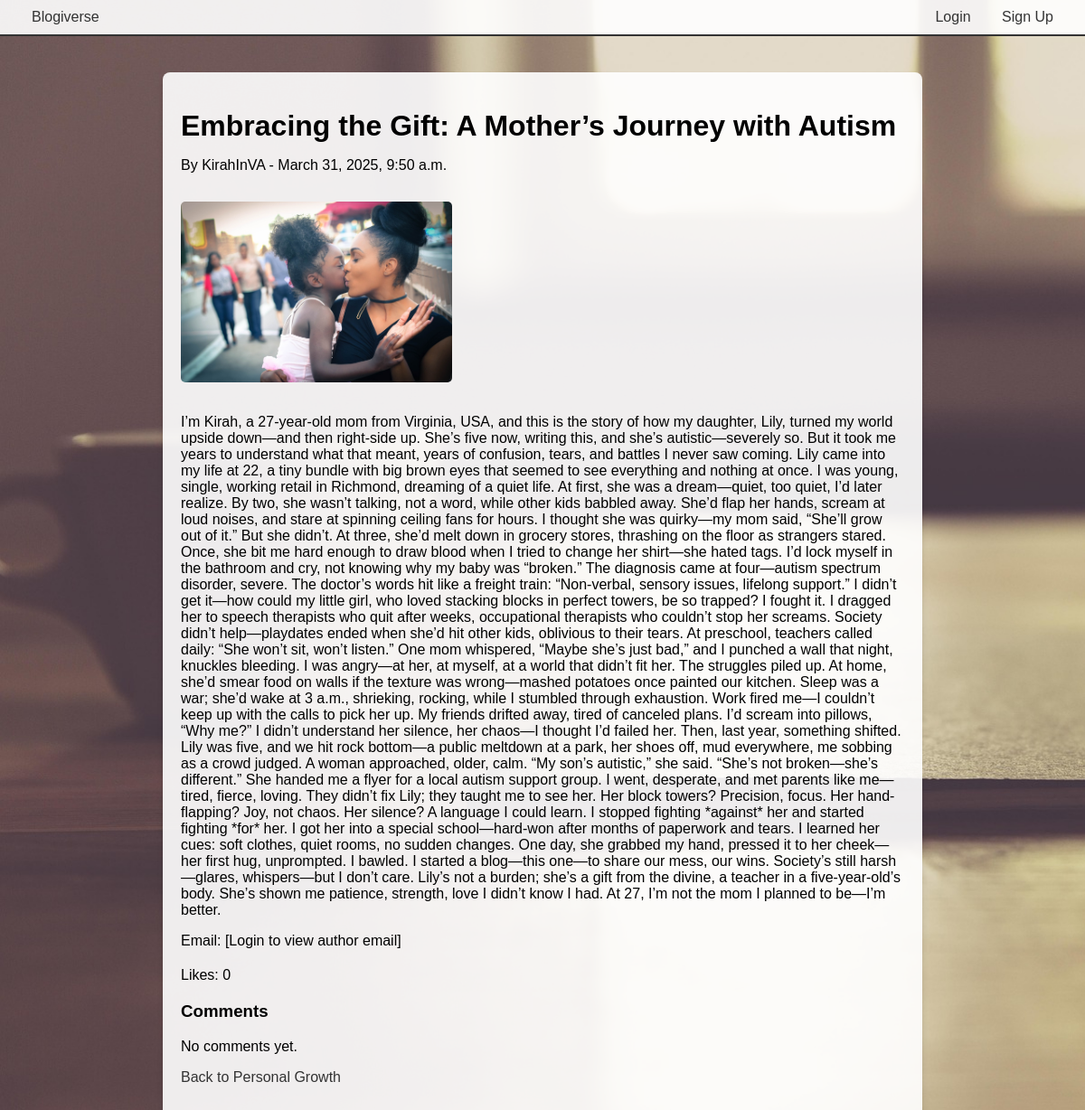
/blogs/post/4/, run on the app's committed database.
### blogs/models.py (models this page shows, shortened)
class BlogPost(models.Model):
    title = models.CharField(max_length=200)
    content = models.TextField()
    author = models.ForeignKey(User, on_delete=models.CASCADE)
    forum = models.ForeignKey(Forum, on_delete=models.CASCADE, default=1)
    created_at = models.DateTimeField(auto_now_add=True)
    photo = models.ImageField(upload_to='blog_photos/', blank=True, null=True)
    likes = models.ManyToManyField(User, related_name='liked_posts', blank=True)

class Forum(models.Model):
    name = models.CharField(max_length=100, unique=True)
    description = models.TextField(blank=True)
    created_at = models.DateTimeField(auto_now_add=True)

### blogs/views.py (the view)
# urls.py: path('blogs/post/<int:post_id>/', views.blog_detail, name='blog_detail'),
def blog_detail(request, post_id):
    post = get_object_or_404(BlogPost, id=post_id)
    return render(request, 'blogs/blog_detail.html', {'post': post})

### templates/blogs/blog_detail.html (shortened to what this page needs)
{% extends 'base.html' %}
{% block content %}
    <div class="post-container">
        <h1>{{ post.title }}</h1>
        <p>By {{ post.author }} - {{ post.created_at }}</p>
        {% if post.photo %}
            <img src="{{ post.photo.url }}" alt="{{ post.author }}'s photo">
        {% endif %}
        <p>{{ post.content }}</p>
        {% if user.is_authenticated %}
            <p>Email: <a href="mailto:{{ post.author.email }}">{{ post.author.email }}</a></p>
        {% else %}
            <p>Email: [Login to view author email]</p>
        {% endif %}
        <div class="likes">
            <p>Likes: {{ post.likes.count }}</p>
        </div>
        <div class="comments">
            <h3>Comments</h3>
            {% for comment in post.comments.all %}
                <div class="comment">
                    <p>{{ comment.content }}</p>
                    <small>By {{ comment.author }} - {{ comment.created_at }}</small>
                </div>
            {% empty %}
                <p>No comments yet.</p>
            {% endfor %}
        </div>
        <p><a href="{% url 'topic_list' forum_name=post.forum.name %}">Back to {{ post.forum.name }}</a></p>
    </div>
{% endblock %}

### templates/base.html (style rules this page uses)
body { font-family: Arial, sans-serif; margin: 0; background-image: url('/static/images/background.jpg'); background-size: cover; min-height: 100vh; }

### templates/blogs/blog_detail.html (style rules this page uses)
body { background-image: url('/static/images/background.jpg'); background-size: cover; min-height: 100vh; margin: 0; }
.post-container { max-width: 800px; margin: 20px auto; padding: 20px; background-color: rgba(255, 255, 255, 0.9); border-radius: 8px; box-shadow: 0 4px 6px rgba(0, 0, 0, 0.1); }
.post-container h1 { margin-bottom: 10px; }
.post-container img { max-width: 300px; max-height: 450px; width: auto; height: auto; border-radius: 5px; margin: 15px 0; }
.post-container a { color: #333; text-decoration: none; }
.likes { margin: 20px 0; }
.comments { margin-top: 20px; }

### data on the page
BlogPost: title "Embracing the Gift: A Mother’s Journey with Autism", author "KirahInVA", created_at "March 31, 2025, 9:50 a.m.", photo (picture), content "I’m Kirah, a 27-year-old mom from Virginia, USA, and this is the story of how my daughter, Lily, turned my world upside down—and then right-side up. She’s five now, writing this, and she’s autistic—severely so. But it took me years to understand what that meant, years of confusion, tears, and battles I never saw coming. Lily came into my life at 22, a tiny bundle with big brown eyes that seemed to see everything and nothing at once. I was young, single, working retail in Richmond, dreaming of a quiet life. At first, she was a dream—quiet, too quiet, I’d later realize. By two, she wasn’t talking, not a word, while other kids babbled away. She’d flap her hands, scream at loud noises, and…", likes.count "0", forum.name "Personal Growth"
